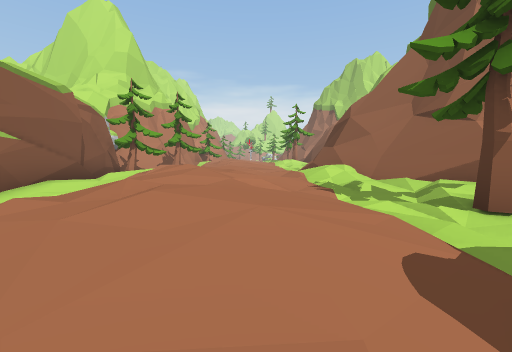
[1] (above)

14 first-person views from a walk through a 3-D level made in the Unity game engine. The camera is 1.2 m above the floor, tilts 4° down and sees 90° across. Doors are open. The floor is counted in squares, 2 m on a side. Each view is taken from the middle of a square. On the plan, view 1 faces up. The plan holds only what a view shows up to about 9 squares ahead; the rest is blank. The place goes on beyond the plan. The player character is not drawn. Some animated figures are left out. Some surface patterns are stand-ins.

[2]
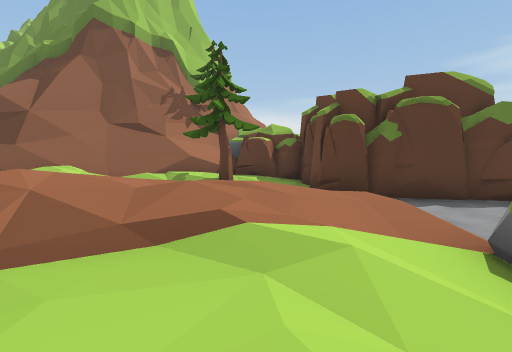

[3]
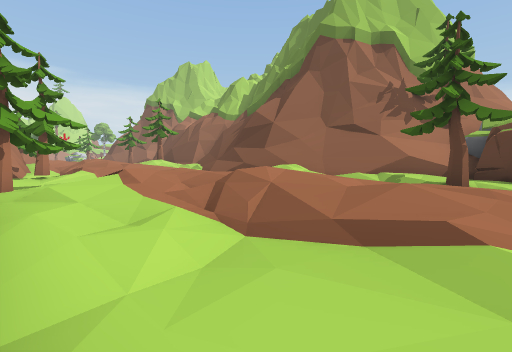

[4]
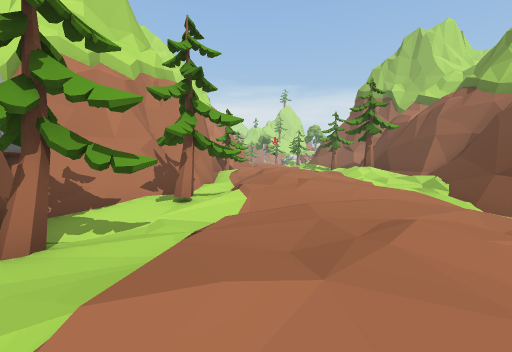

[5]
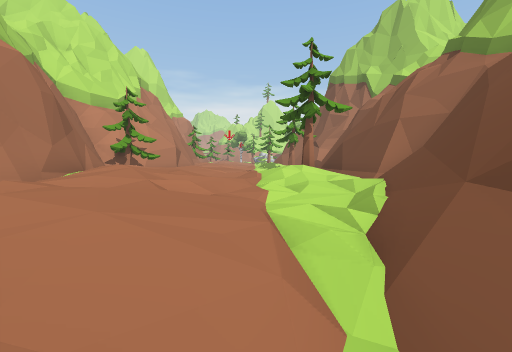

[6]
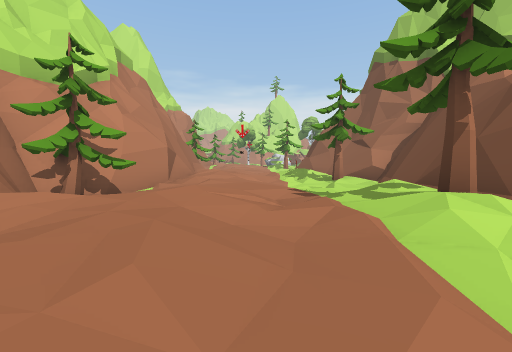

[7]
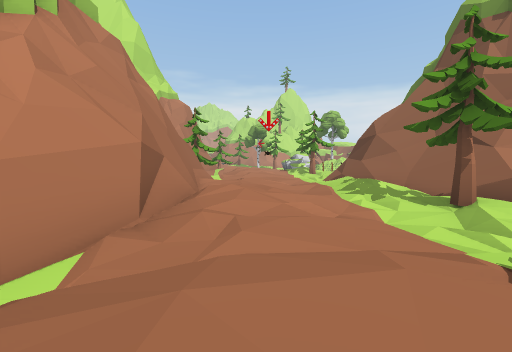

[8]
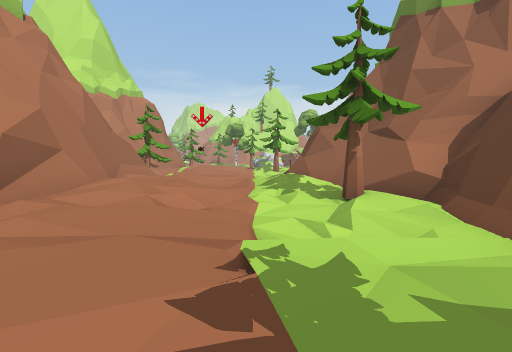

[9]
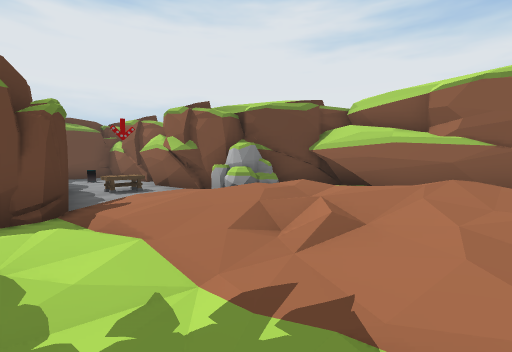

[10]
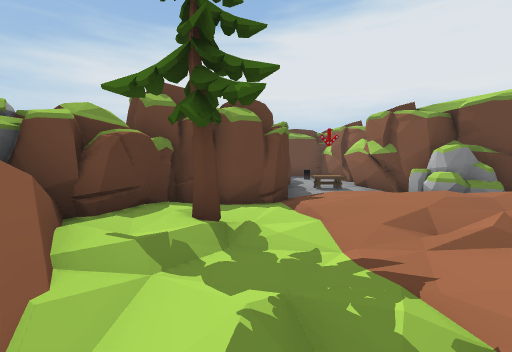

[11]
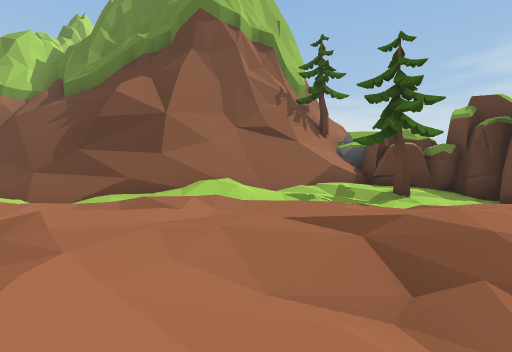

[12]
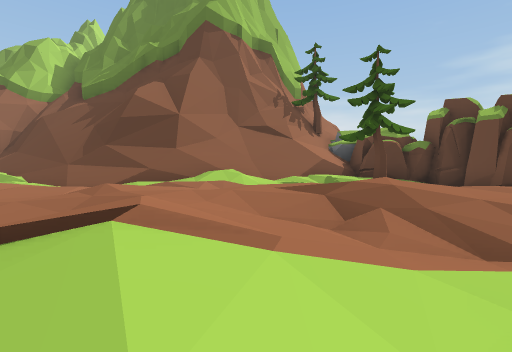

[13]
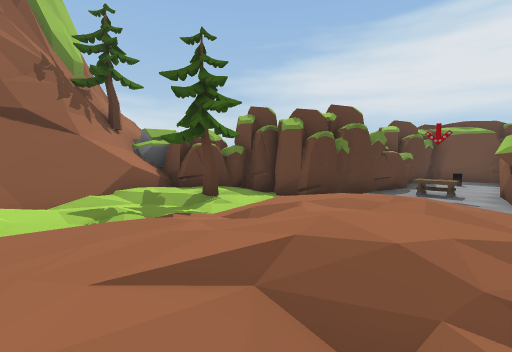

[14]
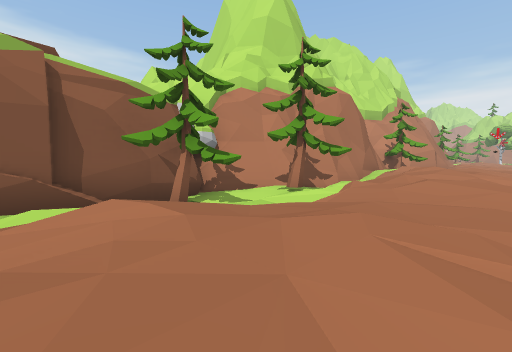

### Floor plan
Key: @ floor where view 1 was taken; # wall or solid block; . main floor; : floor 0.25 m higher than the main floor; - floor 0.25 m lower than the main floor; + floor 0.5 m higher than the main floor; _ floor 0.5 m lower than the main floor; < floor 0.75 m lower than the main floor; ( floor 1 m lower than the main floor; / step, stairs or slope; = window, fence, low wall or low ledge; ^ raised ledge; T tree; R rock; A table; O other object.
Columns run from 5 left of view 1 to 6 right of it. Each row starts with its distance up from view 1.
 26   #  --/#^
 25   # O/-.==#
 24   #:.-.:/=#
 23   #.:--./=##
 22   #/:.--T^#
 21   #/:/__.##
 20   #..._/-#
 19  ##...---#
 18  #T....//#
 17  #..:/...#
 16  #/::::T:##
 15  #:::../.###
 14  #./+:-..=#
 13  #-/+.--###
 12  #_::/--##
 11 ##T::://#
 10 #_/-..-/#
  9 #_T-..-##
  8 #T-...-##
  7 #-/:.../#^
  6 #-..:/-/=^
  5 #-///.--/^#
  4 #__/:.__.^#
  3 #__...-_T_^R
  2 #__...-__OOR
  1 #___--_<<OO
  0 ##RR/@/OOOOO
 -1  ##((((OOO
 -2   ##((OOO
 -3    #AA#O
 -4    #  #

Positions as (right, up) in squares from view 1, and headings:
1: (0, 0), facing up
2: (-4, 2), facing right
3: (-4, 2), facing up-right
4: (-2, 6), facing up
5: (1, 9), facing up
6: (0, 13), facing up
7: (-1, 17), facing up
8: (1, 17), facing up
9: (2, 5), facing down-left
10: (2, 6), facing down
11: (-3, 6), facing right
12: (-4, 6), facing right
13: (-2, 6), facing down-right
14: (0, 6), facing up-left
